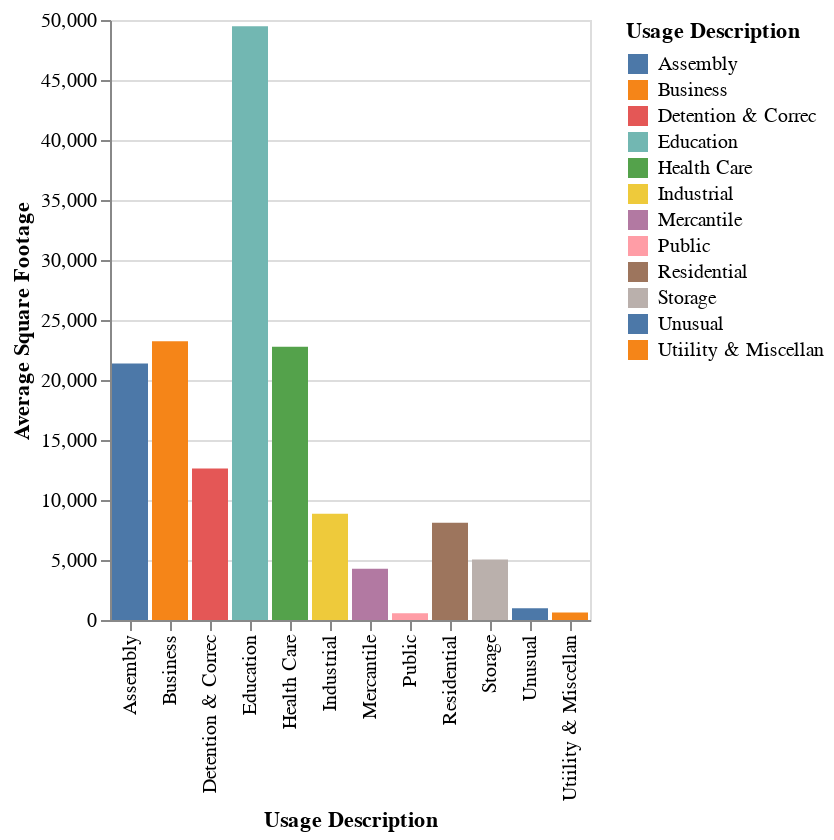

The notebook cell this image was saved under:
### Code cell
bar_chart

### Figure 1 — Vega-Lite specification as saved in the notebook (floating-point values rounded to 4 significant figures; data arrays with more than 128 entries replaced by an {"elided": "..."} marker saying what was removed)
{"config": {"view": {"continuousWidth": 300, "continuousHeight": 300}}, "data": {"name": "data-65643cb58834b183bbf96c5501f6d4b6"}, "mark": {"type": "bar"}, "encoding": {"color": {"field": "Usage Description", "type": "nominal"}, "tooltip": [{"field": "Usage Description", "type": "nominal"}, {"aggregate": "average", "field": "Square Footage", "type": "quantitative"}], "x": {"field": "Usage Description", "title": "Usage Description", "type": "nominal"}, "y": {"aggregate": "average", "field": "Square Footage", "title": "Average Square Footage", "type": "quantitative"}}, "params": [{"name": " ", "select": {"type": "point", "fields": ["Usage Description"]}, "bind": {"input": "select", "options": ["Residential", "Storage", "Industrial", "Business", "Health Care", "Unusual", "Detention & Correc", "Assembly", "Education", "Mercantile", "Utiility & Miscellan", "Public"]}}], "transform": [{"filter": {"param": " "}}], "$schema": "https://vega.github.io/schema/vega-lite/v5.15.1.json", "datasets": {"data-65643cb58834b183bbf96c5501f6d4b6": {"elided": "4431 records"}}}
